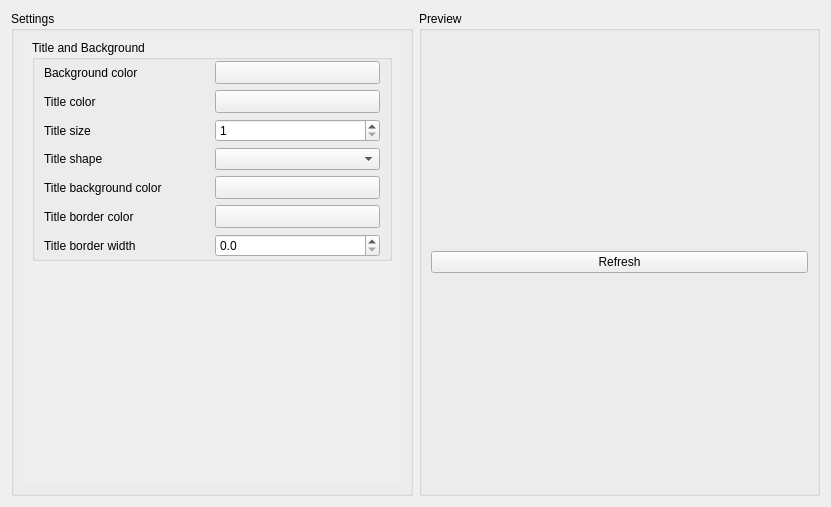
<?xml version="1.0" encoding="UTF-8"?>
<ui version="4.0">
 <class>SpenatEditorBackgroundSettings</class>
 <widget class="QWidget" name="SpenatEditorBackgroundSettings">
  <property name="geometry">
   <rect>
    <x>0</x>
    <y>0</y>
    <width>831</width>
    <height>507</height>
   </rect>
  </property>
  <layout class="QHBoxLayout" name="horizontalLayout">
   <item>
    <widget class="QGroupBox" name="Settings">
     <property name="title">
      <string>Settings</string>
     </property>
     <layout class="QVBoxLayout" name="verticalLayout">
      <item>
       <widget class="QScrollArea" name="scrollArea">
        <property name="sizePolicy">
         <sizepolicy hsizetype="Ignored" vsizetype="Expanding">
          <horstretch>0</horstretch>
          <verstretch>0</verstretch>
         </sizepolicy>
        </property>
        <property name="styleSheet">
         <string notr="true">QScrollArea { background: transparent; }
QScrollArea &gt; QWidget &gt; QWidget { background: transparent; }</string>
        </property>
        <property name="frameShape">
         <enum>QFrame::NoFrame</enum>
        </property>
        <property name="frameShadow">
         <enum>QFrame::Plain</enum>
        </property>
        <property name="lineWidth">
         <number>0</number>
        </property>
        <property name="widgetResizable">
         <bool>true</bool>
        </property>
        <widget class="QWidget" name="scrollAreaWidgetContents">
         <property name="geometry">
          <rect>
           <x>0</x>
           <y>0</y>
           <width>384</width>
           <height>456</height>
          </rect>
         </property>
         <layout class="QVBoxLayout" name="verticalLayout_3">
          <property name="spacing">
           <number>0</number>
          </property>
          <property name="topMargin">
           <number>0</number>
          </property>
          <property name="rightMargin">
           <number>9</number>
          </property>
          <property name="bottomMargin">
           <number>0</number>
          </property>
          <item>
           <widget class="QGroupBox" name="TitleandBackground">
            <property name="title">
             <string>Title and Background</string>
            </property>
            <layout class="QGridLayout" name="gridLayout">
             <property name="topMargin">
              <number>1</number>
             </property>
             <property name="bottomMargin">
              <number>1</number>
             </property>
             <item row="0" column="0">
              <widget class="QLabel" name="BackgroundColorLabel">
               <property name="text">
                <string>Background color</string>
               </property>
              </widget>
             </item>
             <item row="0" column="1">
              <widget class="Utils::QtColorButton" name="BackgroundColor">
               <property name="sizePolicy">
                <sizepolicy hsizetype="Ignored" vsizetype="Minimum">
                 <horstretch>0</horstretch>
                 <verstretch>0</verstretch>
                </sizepolicy>
               </property>
               <property name="text">
                <string/>
               </property>
              </widget>
             </item>
             <item row="1" column="0">
              <widget class="QLabel" name="TitleColorLabel">
               <property name="text">
                <string>Title color</string>
               </property>
              </widget>
             </item>
             <item row="1" column="1">
              <widget class="Utils::QtColorButton" name="TitleColor">
               <property name="sizePolicy">
                <sizepolicy hsizetype="Ignored" vsizetype="Fixed">
                 <horstretch>0</horstretch>
                 <verstretch>0</verstretch>
                </sizepolicy>
               </property>
               <property name="text">
                <string/>
               </property>
              </widget>
             </item>
             <item row="2" column="0">
              <widget class="QLabel" name="TitleSizeLabel">
               <property name="text">
                <string>Title size</string>
               </property>
              </widget>
             </item>
             <item row="2" column="1">
              <widget class="QSpinBox" name="TitleSize">
               <property name="minimum">
                <number>1</number>
               </property>
              </widget>
             </item>
             <item row="3" column="0">
              <widget class="QLabel" name="TitleShapeLabel">
               <property name="text">
                <string>Title shape</string>
               </property>
              </widget>
             </item>
             <item row="3" column="1">
              <widget class="QComboBox" name="TitleShape"/>
             </item>
             <item row="4" column="0">
              <widget class="QLabel" name="TitleBackgroundColorLabel">
               <property name="text">
                <string>Title background color</string>
               </property>
              </widget>
             </item>
             <item row="4" column="1">
              <widget class="Utils::QtColorButton" name="TitleBackgroundColor">
               <property name="sizePolicy">
                <sizepolicy hsizetype="Ignored" vsizetype="Fixed">
                 <horstretch>0</horstretch>
                 <verstretch>0</verstretch>
                </sizepolicy>
               </property>
               <property name="text">
                <string/>
               </property>
              </widget>
             </item>
             <item row="5" column="0">
              <widget class="QLabel" name="TitleBorderColorLabel">
               <property name="text">
                <string>Title border color</string>
               </property>
              </widget>
             </item>
             <item row="5" column="1">
              <widget class="Utils::QtColorButton" name="TitleBorderColor">
               <property name="sizePolicy">
                <sizepolicy hsizetype="Ignored" vsizetype="Fixed">
                 <horstretch>0</horstretch>
                 <verstretch>0</verstretch>
                </sizepolicy>
               </property>
               <property name="text">
                <string/>
               </property>
              </widget>
             </item>
             <item row="6" column="0">
              <widget class="QLabel" name="TitleBorderWidthLabel">
               <property name="text">
                <string>Title border width</string>
               </property>
              </widget>
             </item>
             <item row="6" column="1">
              <widget class="QDoubleSpinBox" name="TitleBorderWidth">
               <property name="decimals">
                <number>1</number>
               </property>
               <property name="maximum">
                <double>10.000000000000000</double>
               </property>
               <property name="singleStep">
                <double>0.500000000000000</double>
               </property>
              </widget>
             </item>
            </layout>
           </widget>
          </item>
          <item>
           <spacer name="verticalSpacer">
            <property name="orientation">
             <enum>Qt::Vertical</enum>
            </property>
            <property name="sizeHint" stdset="0">
             <size>
              <width>20</width>
              <height>40</height>
             </size>
            </property>
           </spacer>
          </item>
         </layout>
        </widget>
       </widget>
      </item>
     </layout>
    </widget>
   </item>
   <item>
    <widget class="QGroupBox" name="Preview">
     <property name="title">
      <string>Preview</string>
     </property>
     <layout class="QVBoxLayout" name="verticalLayout_2">
      <item>
       <layout class="QVBoxLayout" name="PreviewLayout"/>
      </item>
      <item>
       <widget class="QPushButton" name="refresh">
        <property name="text">
         <string>Refresh</string>
        </property>
       </widget>
      </item>
     </layout>
    </widget>
   </item>
  </layout>
 </widget>
 <customwidgets>
  <customwidget>
   <class>Utils::QtColorButton</class>
   <extends>QToolButton</extends>
   <header location="global">utils/qtcolorbutton.h</header>
  </customwidget>
 </customwidgets>
 <resources/>
 <connections/>
</ui>
